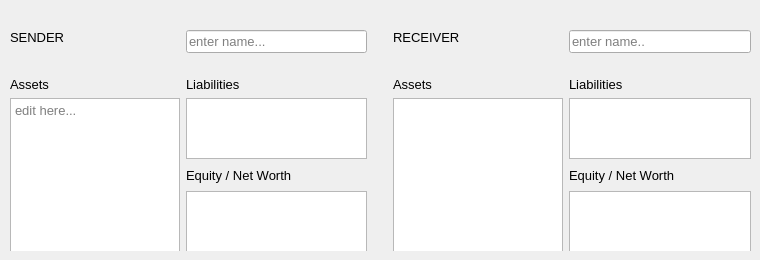
     <widget class="QWidget" name="tab_6">
      <attribute name="title">
       <string>Balance Sheets</string>
      </attribute>
      <widget class="QWidget" name="widget" native="true">
       <property name="geometry">
        <rect>
         <x>10</x>
         <y>30</y>
         <width>741</width>
         <height>221</height>
        </rect>
       </property>
       <property name="maximumSize">
        <size>
         <width>16777215</width>
         <height>221</height>
        </size>
       </property>
       <property name="autoFillBackground">
        <bool>false</bool>
       </property>
       <property name="styleSheet">
        <string notr="true"/>
       </property>
       <layout class="QGridLayout" name="gridLayout_2">
        <item row="4" column="2" rowspan="3">
         <spacer name="verticalSpacer_5">
          <property name="orientation">
           <enum>Qt::Vertical</enum>
          </property>
          <property name="sizeHint" stdset="0">
           <size>
            <width>20</width>
            <height>40</height>
           </size>
          </property>
         </spacer>
        </item>
        <item row="0" column="1">
         <spacer name="verticalSpacer_8">
          <property name="orientation">
           <enum>Qt::Vertical</enum>
          </property>
          <property name="sizeHint" stdset="0">
           <size>
            <width>20</width>
            <height>40</height>
           </size>
          </property>
         </spacer>
        </item>
        <item row="10" column="3">
         <spacer name="horizontalSpacer_6">
          <property name="orientation">
           <enum>Qt::Horizontal</enum>
          </property>
          <property name="sizeHint" stdset="0">
           <size>
            <width>80</width>
            <height>20</height>
           </size>
          </property>
         </spacer>
        </item>
        <item row="12" column="2">
         <widget class="QTextEdit" name="EquityListLeft">
          <property name="styleSheet">
           <string notr="true">font-size:10pt;</string>
          </property>
          <property name="tabChangesFocus">
           <bool>true</bool>
          </property>
         </widget>
        </item>
        <item row="11" column="7">
         <widget class="QLabel" name="label_19">
          <property name="styleSheet">
           <string notr="true">font-size:10pt</string>
          </property>
          <property name="text">
           <string>Equity / Net Worth</string>
          </property>
         </widget>
        </item>
        <item row="11" column="2">
         <widget class="QLabel" name="label_5">
          <property name="styleSheet">
           <string notr="true">font-size:10pt</string>
          </property>
          <property name="text">
           <string>Equity / Net Worth</string>
          </property>
         </widget>
        </item>
        <item row="10" column="7">
         <widget class="QTextEdit" name="LiabilityListRight">
          <property name="styleSheet">
           <string notr="true">font-size:10pt;</string>
          </property>
          <property name="tabChangesFocus">
           <bool>true</bool>
          </property>
         </widget>
        </item>
        <item row="9" column="5">
         <widget class="QLabel" name="label_4">
          <property name="styleSheet">
           <string notr="true">font-size:10pt</string>
          </property>
          <property name="text">
           <string>Assets</string>
          </property>
         </widget>
        </item>
        <item row="11" column="4">
         <spacer name="horizontalSpacer_4">
          <property name="orientation">
           <enum>Qt::Horizontal</enum>
          </property>
          <property name="sizeHint" stdset="0">
           <size>
            <width>40</width>
            <height>20</height>
           </size>
          </property>
         </spacer>
        </item>
        <item row="2" column="5">
         <widget class="QLabel" name="agent1Label_3">
          <property name="styleSheet">
           <string notr="true">font-size:10pt;</string>
          </property>
          <property name="text">
           <string>RECEIVER</string>
          </property>
         </widget>
        </item>
        <item row="2" column="0">
         <widget class="QLabel" name="agent1Label_2">
          <property name="styleSheet">
           <string notr="true">font-size:10pt;</string>
          </property>
          <property name="text">
           <string>SENDER</string>
          </property>
         </widget>
        </item>
        <item row="14" column="7">
         <spacer name="verticalSpacer">
          <property name="orientation">
           <enum>Qt::Vertical</enum>
          </property>
          <property name="sizeHint" stdset="0">
           <size>
            <width>20</width>
            <height>40</height>
           </size>
          </property>
         </spacer>
        </item>
        <item row="10" column="4">
         <spacer name="horizontalSpacer_5">
          <property name="orientation">
           <enum>Qt::Horizontal</enum>
          </property>
          <property name="sizeHint" stdset="0">
           <size>
            <width>40</width>
            <height>20</height>
           </size>
          </property>
         </spacer>
        </item>
        <item row="4" column="7" rowspan="2">
         <spacer name="verticalSpacer_6">
          <property name="orientation">
           <enum>Qt::Vertical</enum>
          </property>
          <property name="sizeHint" stdset="0">
           <size>
            <width>20</width>
            <height>40</height>
           </size>
          </property>
         </spacer>
        </item>
        <item row="10" column="5" rowspan="3" colspan="2">
         <widget class="QTextEdit" name="AssetListRight">
          <property name="minimumSize">
           <size>
            <width>170</width>
            <height>0</height>
           </size>
          </property>
          <property name="styleSheet">
           <string notr="true">font-size:10pt;</string>
          </property>
          <property name="tabChangesFocus">
           <bool>true</bool>
          </property>
         </widget>
        </item>
        <item row="2" column="2" rowspan="2">
         <widget class="QLineEdit" name="agent1Edit">
          <property name="styleSheet">
           <string notr="true">font-size:10pt;</string>
          </property>
          <property name="text">
           <string/>
          </property>
          <property name="placeholderText">
           <string>enter name...</string>
          </property>
         </widget>
        </item>
        <item row="9" column="2">
         <widget class="QLabel" name="label_2">
          <property name="styleSheet">
           <string notr="true">font-size:10pt</string>
          </property>
          <property name="text">
           <string>Liabilities</string>
          </property>
         </widget>
        </item>
        <item row="9" column="0">
         <widget class="QLabel" name="label">
          <property name="styleSheet">
           <string notr="true">font-size:10pt</string>
          </property>
          <property name="text">
           <string>Assets</string>
          </property>
         </widget>
        </item>
        <item row="2" column="7" rowspan="2">
         <widget class="QLineEdit" name="agent2Edit">
          <property name="styleSheet">
           <string notr="true">font-size:10pt;</string>
          </property>
          <property name="text">
           <string/>
          </property>
          <property name="placeholderText">
           <string>enter name..</string>
          </property>
         </widget>
        </item>
        <item row="10" column="0" rowspan="3" colspan="2">
         <widget class="QTextEdit" name="AssetListLeft">
          <property name="minimumSize">
           <size>
            <width>170</width>
            <height>0</height>
           </size>
          </property>
          <property name="styleSheet">
           <string notr="true">font-size:10pt;</string>
          </property>
          <property name="tabChangesFocus">
           <bool>true</bool>
          </property>
          <property name="placeholderText">
           <string>edit here...</string>
          </property>
         </widget>
        </item>
        <item row="9" column="7">
         <widget class="QLabel" name="label_3">
          <property name="styleSheet">
           <string notr="true">font-size:10pt</string>
          </property>
          <property name="text">
           <string>Liabilities</string>
          </property>
         </widget>
        </item>
        <item row="10" column="2">
         <widget class="QTextEdit" name="LiabilityListLeft">
          <property name="styleSheet">
           <string notr="true">font-size:10pt;</string>
          </property>
          <property name="tabChangesFocus">
           <bool>true</bool>
          </property>
         </widget>
        </item>
        <item row="1" column="0">
         <spacer name="verticalSpacer_7">
          <property name="orientation">
           <enum>Qt::Vertical</enum>
          </property>
          <property name="sizeHint" stdset="0">
           <size>
            <width>20</width>
            <height>40</height>
           </size>
          </property>
         </spacer>
        </item>
        <item row="13" column="3">
         <spacer name="verticalSpacer_3">
          <property name="orientation">
           <enum>Qt::Vertical</enum>
          </property>
          <property name="sizeHint" stdset="0">
           <size>
            <width>20</width>
            <height>40</height>
           </size>
          </property>
         </spacer>
        </item>
        <item row="14" column="3">
         <spacer name="verticalSpacer_2">
          <property name="orientation">
           <enum>Qt::Vertical</enum>
          </property>
          <property name="sizeHint" stdset="0">
           <size>
            <width>20</width>
            <height>13</height>
           </size>
          </property>
         </spacer>
        </item>
        <item row="12" column="7">
         <widget class="QTextEdit" name="EquityListRight">
          <property name="styleSheet">
           <string notr="true">font-size:10pt;</string>
          </property>
          <property name="tabChangesFocus">
           <bool>true</bool>
          </property>
         </widget>
        </item>
       </layout>
      </widget>
     </widget>
